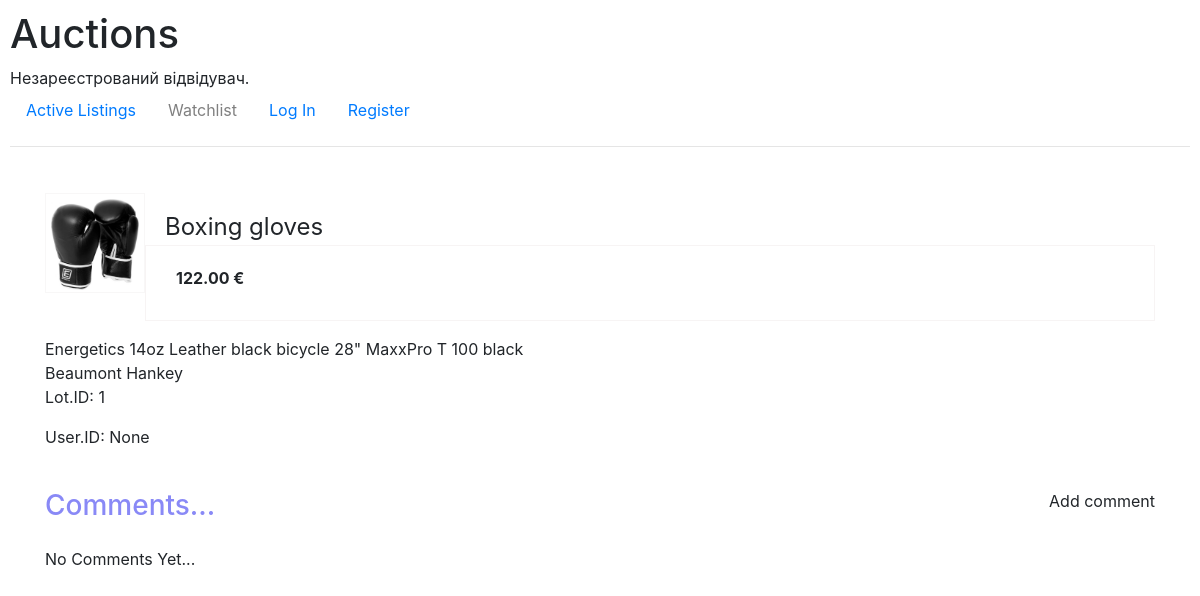
Before: /lot/1 with the older database file.
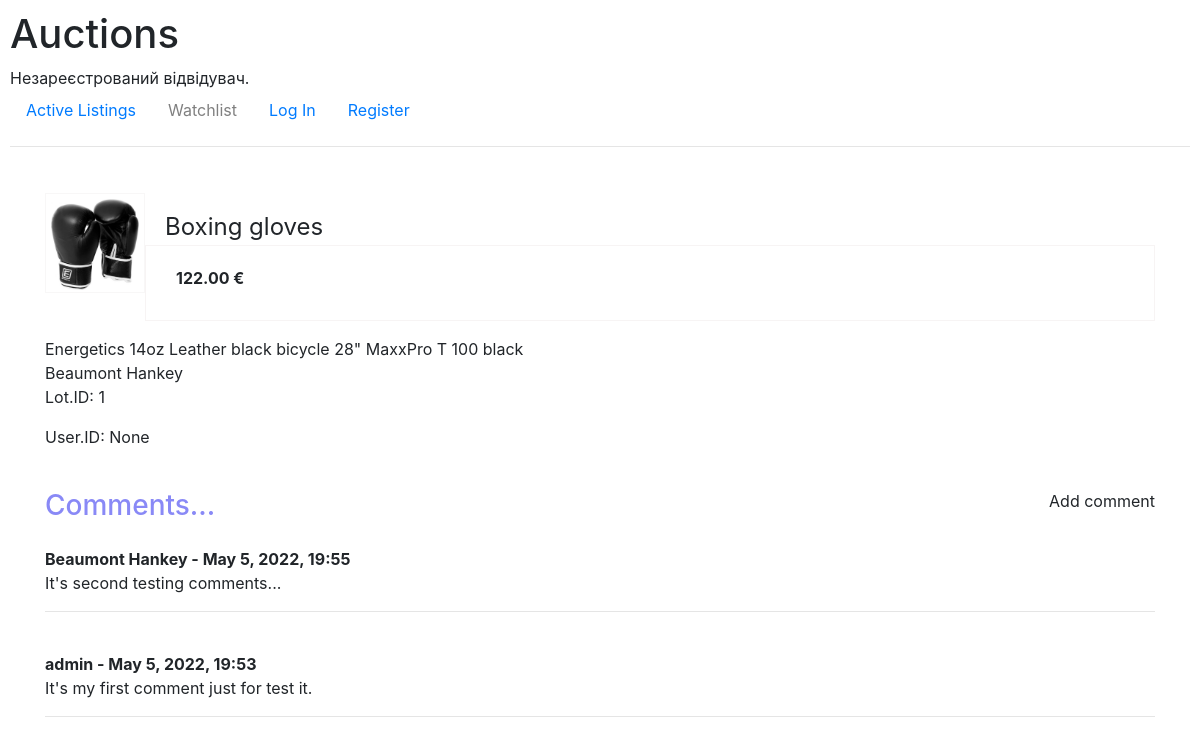
After: the same page with the newer database file.
### auctions/models.py (models this page shows, shortened)
class Comment(models.Model):
  item_comment = models.ForeignKey(Lot, related_name = 'comments', on_delete=models.CASCADE)
  author_comment = models.ForeignKey(User, on_delete=models.CASCADE)
  body_comment = models.TextField()
  date_added = models.DateTimeField(auto_now_add=True)

class User(AbstractUser):
    pass

### auctions/views.py (the view)
# urls.py: path("lot/<int:lot_id>", views.lot, name="lot"),
def lot(request, lot_id):
    lot = Lot.objects.get(pk=lot_id)
    return render(request, "auctions/lot.html", {
        "lot": lot,
    })

### auctions/templatetags/auctions_extras.py (called while the page is built)
@register.filter(name= 'name_as_str')
def name_as_str(value):
   return value.__str__()

### auctions/templates/auctions/lot.html (shortened to what this page needs)
{% extends "auctions/layout.html" %}
{% load auctions_extras %}
{% block body %}
<div class="lot">
   {% if lot.photo %}
      <div class="img">
         <img src="{{ lot.photo.url }}" style="max-width: 100%; height: auto;"></img>
      </div>
   {% else %}
      <div class="img"></div>
   {% endif %}
   <div class="title">{{ lot.title }}</div>
   <div class="price"><strong>{{ lot.starting_price }} &#8364</strong></div>
   <div class="description">{{lot.description}}</div>
   {{lot.owner_name }}
   <p>Lot.ID: {{lot.id}}</p>
   <p>User.ID: {{user.id}}</p>
   <br/>
   <div class="comments">
      <div>
         <h3 style="color: rgb(137, 137, 246); display: inline; ">Comments...</h3>
         <p style="display: inline; float: right">
            {% if user.is_authenticated %}
               <a href="{% url 'add_comment' lot.id user.id %}">Add comment</a>
            {% else %}
               Add comment
            {% endif%}
         </p>
         <br/><br/>
      </div>
      {% if not lot.comments.all %}
         No Comments Yet...
      {% else %}
         {% for comment in lot.comments.all|dictsortreversed:'date_added' %}
            <strong>
               {{ comment.author_comment }} - {{ comment.date_added|date:"N j, Y,  H:i" }}
            </strong>
            <br/>
            {{ comment.body_comment }}
            <hr>
            <br/>
         {% endfor %}
      {% endif %}
   </div>
</div>
{% endblock %}

Changed rows visible on the page:
added Comment: author_comment "Beaumont Hankey", date_added "May 5, 2022, 19:55", body_comment "It's second testing comments..."
added Comment: author_comment "admin", date_added "May 5, 2022, 19:53", body_comment "It's my first comment just for test it."
Other visible differences:
text no longer shown: "No Comments Yet..."
